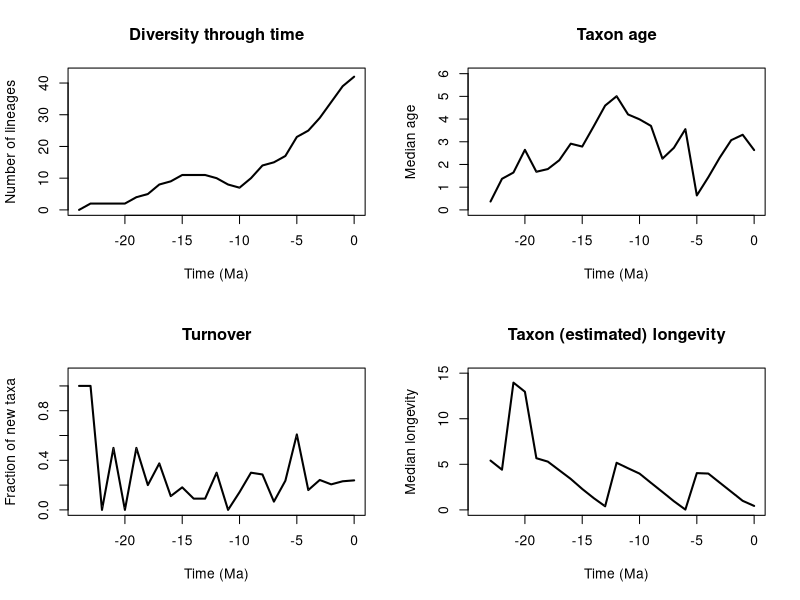

R code for this plot:

	setwd("/Users/tobias/Documents/Sweden/PhD/rise_and_fall/longevity_analyses/mammals/families/felidae_pyrate_mcmc_logs")
	tbl = read.table(file = "felidae_input_1_se_est_stats.txt",header = T)
	pdf(file='ffelidae_input_1_se_est_stats.pdf',width=12, height=9)
	time = -tbl$time
	par(mfrow=c(2,2))
	library(scales)
	plot(time,tbl$diversity, type="l",lwd = 2, ylab= "Number of lineages", xlab="Time (Ma)", main="Diversity through time", ylim=c(0,max(tbl$M_div,na.rm =T)+1),xlim=c(min(time),0))
	polygon(c(time, rev(time)), c(tbl$M_div, rev(tbl$m_div)), col = alpha("#504A4B",0.5), border = NA)
	plot(time,tbl$median_genus_age, type="l",lwd = 2, ylab = "Median age", xlab="Time (Ma)", main= "Taxon age", ylim=c(0,max(tbl$M_age,na.rm =T)+1),xlim=c(min(time),0))
	polygon(c(time, rev(time)), c(tbl$M_age, rev(tbl$m_age)), col = alpha("#504A4B",0.5), border = NA)
	plot(time,tbl$turnover, type="l",lwd = 2, ylab = "Fraction of new taxa", xlab="Time (Ma)", main= "Turnover", ylim=c(0,max(tbl$M_turnover,na.rm =T)+.1),xlim=c(min(time),0))
	polygon(c(time, rev(time)), c(tbl$M_turnover, rev(tbl$m_turnover)), col = alpha("#504A4B",0.5), border = NA)
	plot(time,tbl$life_exp, type="l",lwd = 2, ylab = "Median longevity", xlab="Time (Ma)", main= "Taxon (estimated) longevity", ylim=c(0,max(tbl$M_life_exp,na.rm =T)+1),xlim=c(min(time),0))
	polygon(c(time, rev(time)), c(tbl$M_life_exp, rev(tbl$m_life_exp)), col = alpha("#504A4B",0.5), border = NA)
	n<-dev.off()
	